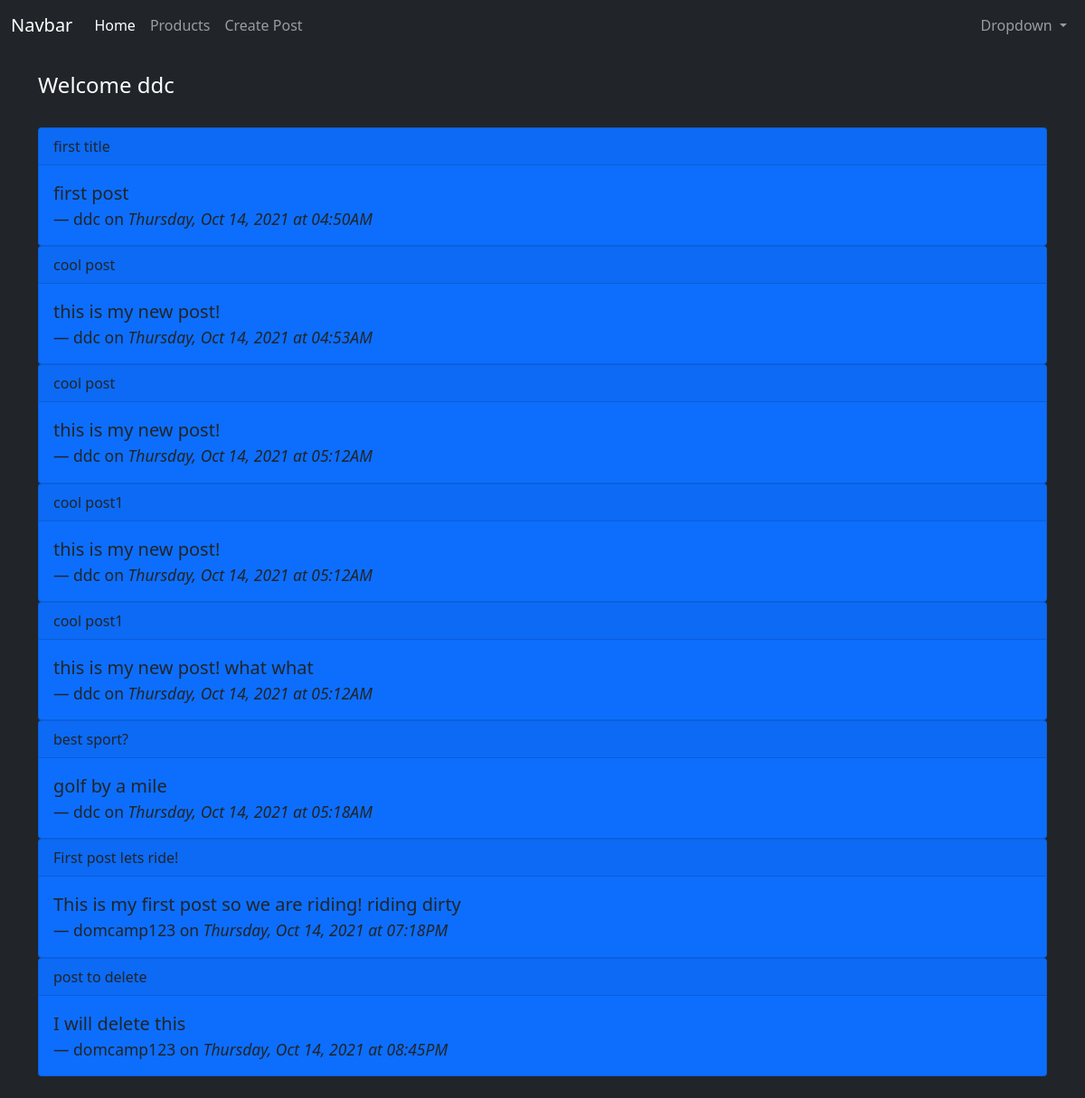
Screenshot of / (signed in) with the database file from the repository.
### app/models.py (models this page shows, shortened)
class User(db.Model, UserMixin):
    id = db.Column(db.Integer, primary_key=True)
    username = db.Column(db.String(150), nullable=False, unique=True)
    email = db.Column(db.String(150), nullable=False, unique=True)
    password = db.Column(db.String(256), nullable=False)
    posts = db.relationship('Post', backref='author', lazy=True)

class Post(db.Model):
    id = db.Column(db.Integer, primary_key=True)
    title = db.Column(db.String(200))
    content = db.Column(db.String(300))
    date_created = db.Column(db.DateTime, nullable=False, default=datetime.utcnow)
    user_id = db.Column(db.Integer, db.ForeignKey('user.id'), nullable=False)

### app/routes.py (the view)
@app.route('/')
def index():
    title = 'Coding Temple Flask'
    posts = Post.query.all()
    return render_template('index.html', title=title, posts=posts)

### app/models.py (called while the page is built)
@login_manager.user_loader
def load_user(user_id):
    return User.query.get(user_id)

### app/templates/index.html (shortened to what this page needs)
{% extends 'base.html' %}
{% block content %}
{% if current_user.is_authenticated %}
<h4>Welcome {{ current_user.username }}</h4>
{% else %}
<h4>Welcome, please register using the link at the top if you would like to create your own posts</h4>
{% endif %}
{% for p in posts %}
    <div class="card bg-primary text-dark">
        <div class="card-header">
        {{ p.title }}
        </div>
        <div class="card-body">
        <blockquote class="blockquote mb-0">
            <p>{{ p.content }}</p>
            <footer class="blockquote-footer text-dark">{{ p.author.username }} on <cite title="Source Title">
                {{ p.date_created.strftime('%A, %b %d, %Y at %I:%M%p') }}
            </cite></footer>
        </blockquote>
        </div>
    </div>
{% endfor %}
{% endblock %}

### rows the page displays
User: username "ddc"
Post: title "first title", content "first post", author.username "ddc", date_created "Thursday, Oct 14, 2021 at 04:50AM"
Post: title "cool post", content "this is my new post!", author.username "ddc", date_created "Thursday, Oct 14, 2021 at 04:53AM"
Post: title "cool post", content "this is my new post!", author.username "ddc", date_created "Thursday, Oct 14, 2021 at 05:12AM"
Post: title "cool post1", content "this is my new post!", author.username "ddc", date_created "Thursday, Oct 14, 2021 at 05:12AM"
Post: title "cool post1", content "this is my new post! what what", author.username "ddc", date_created "Thursday, Oct 14, 2021 at 05:12AM"
Post: title "best sport?", content "golf by a mile", author.username "ddc", date_created "Thursday, Oct 14, 2021 at 05:18AM"
Post: title "First post lets ride!", content "This is my first post so we are riding! riding dirty", author.username "domcamp123", date_created "Thursday, Oct 14, 2021 at 07:18PM"
Post: title "post to delete", content "I will delete this", author.username "domcamp123", date_created "Thursday, Oct 14, 2021 at 08:45PM"
